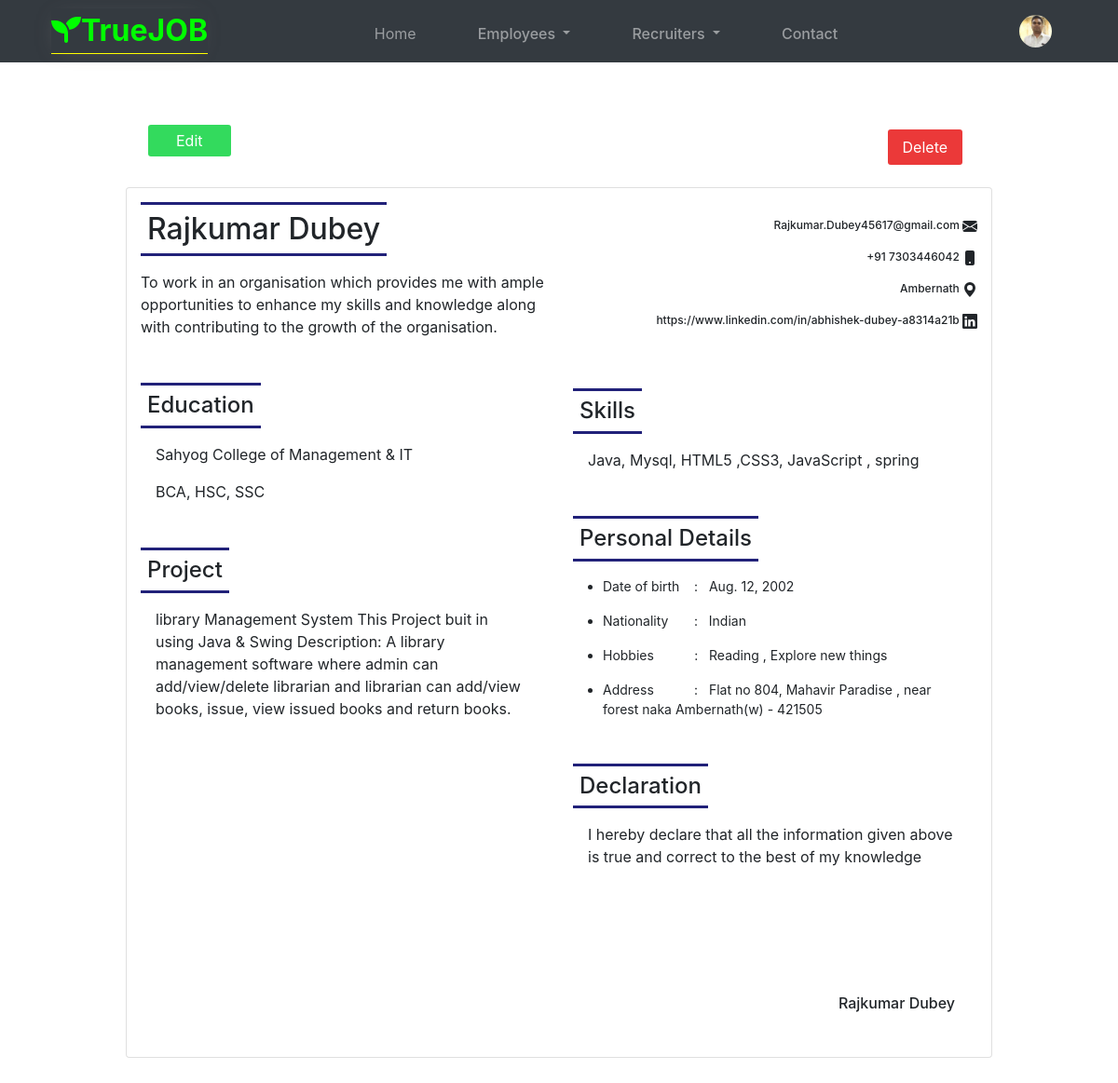
/resume_data/ (signed in), run on an earlier commit of the app's database.
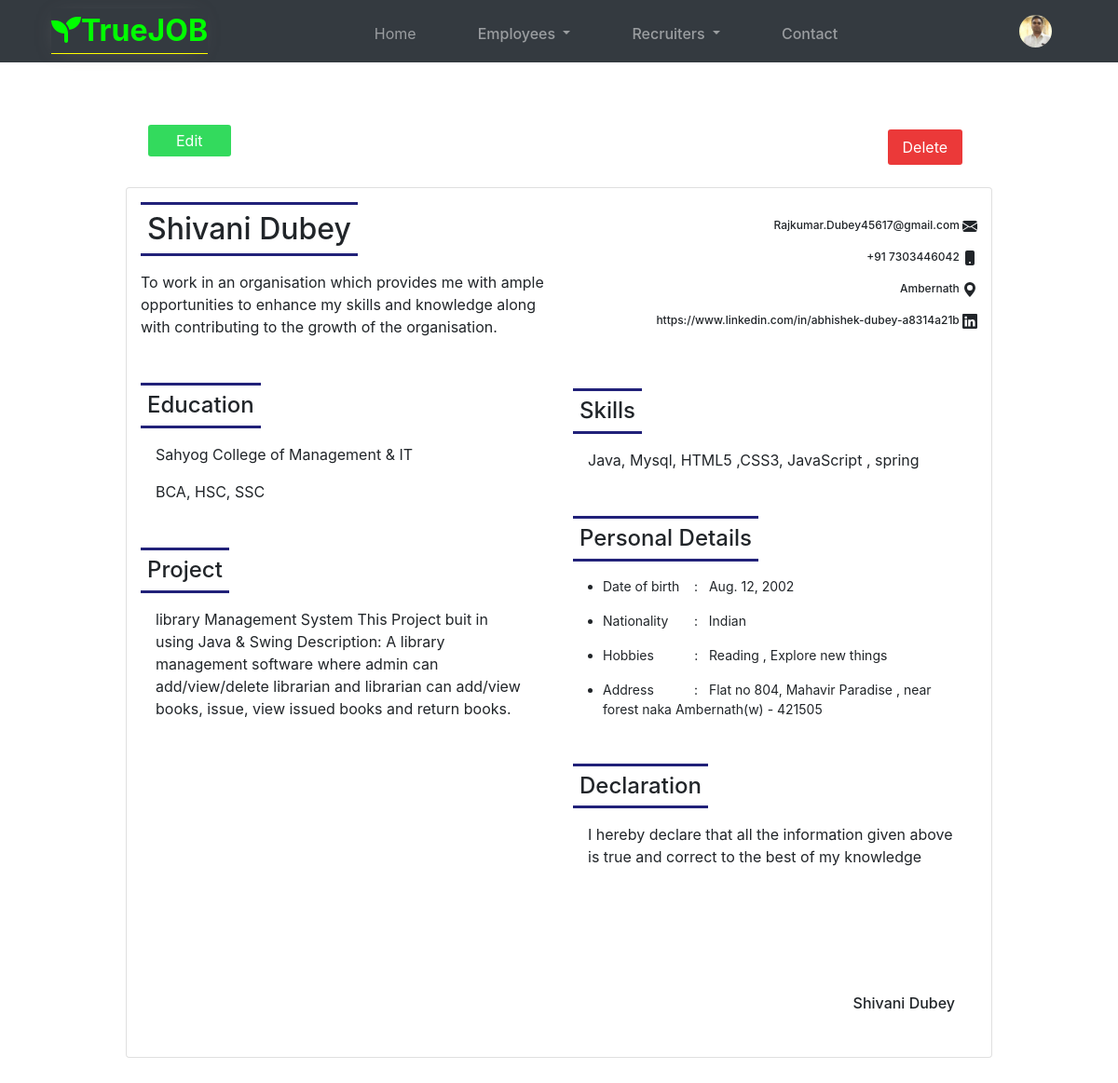
And on a later commit of the database.
### app/models.py (models this page shows, shortened)
class ResumeSubmitModel(models.Model):
    user = models.ForeignKey(UserAccount, on_delete=models.CASCADE)
    full_name = models.CharField(verbose_name='Full Name',max_length=2000)
    email = models.EmailField(verbose_name='Email')
    phone = models.CharField(verbose_name='Phone Number',max_length=13)
    location = models.CharField(verbose_name='Location',max_length=2000)
    linked_in = models.URLField(verbose_name='Linked In', max_length=5000)
    education = models.TextField(verbose_name='Education')
    higher_education = models.TextField(verbose_name='Higher Education')
    skills = models.TextField(verbose_name='Skills')
    project = models.TextField(verbose_name='Projects')
    birth_date = models.DateField(verbose_name='Birth Date')
    nationality = models.CharField(verbose_name='Nationality',choices=COUNTRIES, max_length=100)
    hobbies = models.TextField(verbose_name='Hobbies')
    address = models.TextField(verbose_name='Address')
    objectives = models.TextField(verbose_name='Objectives')
    declaration = models.TextField(verbose_name='Declaration')

### app/views.py (the view)
# urls.py: path('resume_data/',views.ResumeData,name='resume_data'),
def ResumeData(request):
    resume_data = ResumeSubmitModel.objects.filter(user=request.user)
    context = {'resume_data':resume_data}
    return render(request, 'app/resume_data.html',context)

### app/templates/app/resume_data.html (shortened to what the changed rows need)
<!doctype html>
{% load static %}
<html lang="en">
<head>
    <link rel="stylesheet" href="https://stackpath.bootstrapcdn.com/bootstrap/4.3.1/css/bootstrap.min.css"
>
    <link rel="stylesheet" href="https://cdnjs.cloudflare.com/ajax/libs/font-awesome/6.0.0/css/all.min.css"
 />
    <link rel="stylesheet" href="{% static 'app/css/style.css' %}">
</head>
<body id="test">
    <div class="container mt-5 mb-5" style="max-width: 60rem;">
        {% if resume_data %}
        {% for data in resume_data %}
        <div class="del_resume p-4 d-flex">
            <div class="edit__" style="width: 90%;">
                <a href="{% url 'resume_data_edit' data.id %}" class="_edgtft">Edit</a>
            </div>
            <form action="{% url 'delet_resume' data.id %}" method="POST">
                <input type="submit" class="del_redhu" value="Delete">
            </form>
        </div>
        <div class="card mb-5" style="padding: 15px;">
            <div class="row g-0">
                <div class="col-md-6">
                    <div class="head_name_title">
                        <h2 class="objeft">{{data.full_name}}</h2>
                        <p class="address_ mt-3">{{data.objectives}}</p>
                    </div>
                    <div class="head_objectives mt-5">
                        <h4 class="objeft">Education</h4>
                        <div class="_educatyhu">
                            <p class="mt-3 m-3">{{data.education}}</p>
                        </div>
                        <div class="_educatyhu">
                            <p class="mt-3 m-3">{{data.higher_education}}</p>
                        </div>
                    </div>
                    <div class="head_objectives mt-5">
                        <h4 class="objeft">Project</h4>
                        <div class="_educatyhu">
                            <p class="mt-3 m-3">{{data.project}}</p>
                        </div>
                    </div>
                </div>
                <div class="col-md-6">
                    <div class="head_name_title">
                        <p class="bio_hu mt-3" style="text-align: right;">
                            {{data.email}}
                        </p>
                        <p class="bio_hu mt-3" style="text-align: right;">
                            +91 {{data.phone}}
                            <svg width="16" height="16" fill="currentColor" class="bi bi-phone-fill" viewBox="0 0 16 16">
                                <path d="M3 2a2 2 0 0 1 2-2h6a2 2 0 0 1 2 2v12a2 2 0 0 1-2 2H5a2 2 0 0 1-2-2V2zm6 11a1 1 0 1 0-2 0 1 1 0 0 0 2 0z"/>
                            </svg>
                        </p>
                        <p class="bio_hu mt-3" style="text-align: right;">
                            {{data.location}}
                            <svg width="16" height="16" fill="currentColor" class="bi bi-geo-alt-fill" viewBox="0 0 16 16">
                                <path d="M8 16s6-5.686 6-10A6 6 0 0 0 2 6c0 4.314 6 10 6 10zm0-7a3 3 0 1 1 0-6 3 3 0 0 1 0 6z"/>
                            </svg>
                        </p>
                        <p class="bio_hu mt-3" style="text-align: right;">
                            {{data.linked_in}}
                        </p>
                    </div>
                    <div class="head_objectives mt-5 pt-3">
                        <h4 class="objeft">Skills</h4>
                        <div class="_educatyhu">
                            <p class="mt-3 m-3">{{data.skills}}</p>
                        </div>
                    </div>
                    <div class="head_objectives mt-5">
                        <h4 class="objeft">Personal Details</h4>
                        <div class="_educatyhu">
                            <ul class="wrgrgwr" style="padding-left: 1rem;">
                                <li class="mt-3 m-3" style="font-size: 14px;">Date of birth&nbsp;&nbsp;&nbsp;&nbsp;:&nbsp;&nbsp;&nbsp;{{data.birth_date}}</li>
                                <li class="mt-3 m-3" style="font-size: 14px;">Nationality&nbsp;&nbsp;&nbsp;&nbsp;&nbsp;&nbsp;&nbsp;:&nbsp;&nbsp;&nbsp;{{data.nationality}}</li>
                                <li class="mt-3 m-3" style="font-size: 14px;">Hobbies&nbsp;&nbsp;&nbsp;&nbsp;&nbsp;&nbsp;&nbsp;&nbsp;&nbsp;&nbsp;&nbsp;:&nbsp;&nbsp;&nbsp;{{data.hobbies}}</li>
                                <li class="mt-3 m-3" style="font-size: 14px;">Address&nbsp;&nbsp;&nbsp;&nbsp;&nbsp;&nbsp;&nbsp;&nbsp;&nbsp;&nbsp;&nbsp;:&nbsp;&nbsp;&nbsp;{{data.address}}</li>
                            </ul>
                        </div>
                    </div>
                    <div class="head_objectives mt-5 pb-4">
                        <h4 class="objeft">Declaration</h4>
                        <div class="_educatyhu">
                            <p class="mt-3 m-3">{{data.declaration}}</p>
                        </div>
                    </div>
                    <div class="signaturesss mt-5 pt-5 p-4" style="text-align: right;">
                        <h6>{{data.full_name}}</h6>
                    </div>
                </div>
            </div>
        </div>
        {% endfor %}
        {% else %}
        <div class="not_apply mt-5 pt-5 text-center">
            <p style="color: #444444;font-size: 20px;font-size: 550;">No resume here</p>
        </div>
        {% endif %}
    </div>
</body>
</html>

What changed in the data, as far as the page shows it:
changed ResumeSubmitModel "Sahyog College of Management & IT": full_name "Rajkumar Dubey" → "Shivani Dubey"
